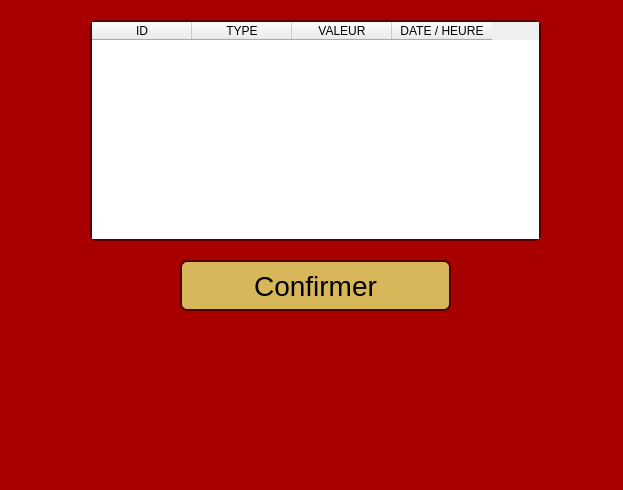
<?xml version="1.0" encoding="UTF-8"?>
<ui version="4.0">
 <class>vizualizareIstoric</class>
 <widget class="QDialog" name="vizualizareIstoric">
  <property name="geometry">
   <rect>
    <x>0</x>
    <y>0</y>
    <width>623</width>
    <height>490</height>
   </rect>
  </property>
  <property name="windowTitle">
   <string>Historique des transactions</string>
  </property>
  <property name="styleSheet">
   <string notr="true">QDialog{
background: rgb(168, 0, 0);
}</string>
  </property>
  <widget class="QTableWidget" name="istoricTable">
   <property name="geometry">
    <rect>
     <x>90</x>
     <y>20</y>
     <width>451</width>
     <height>221</height>
    </rect>
   </property>
   <property name="styleSheet">
    <string notr="true">QTableWidget{
border: 2px solid rgb(85, 0, 0);
border-radius:7px;
}</string>
   </property>
   <property name="columnCount">
    <number>4</number>
   </property>
   <column>
    <property name="text">
     <string>ID</string>
    </property>
   </column>
   <column>
    <property name="text">
     <string>TYPE</string>
    </property>
   </column>
   <column>
    <property name="text">
     <string>VALEUR</string>
    </property>
   </column>
   <column>
    <property name="text">
     <string>DATE / HEURE</string>
    </property>
   </column>
  </widget>
  <widget class="QPushButton" name="confirmButton">
   <property name="geometry">
    <rect>
     <x>180</x>
     <y>260</y>
     <width>271</width>
     <height>51</height>
    </rect>
   </property>
   <property name="styleSheet">
    <string notr="true">QPushButton{
border: 2px solid rgb(85, 0, 0);
border-radius:7px;
background: #D8B75A;
font-size: 28px;
}</string>
   </property>
   <property name="text">
    <string>Confirmer</string>
   </property>
  </widget>
  <widget class="QLabel" name="logo">
   <property name="geometry">
    <rect>
     <x>240</x>
     <y>330</y>
     <width>261</width>
     <height>121</height>
    </rect>
   </property>
   <property name="text">
    <string/>
   </property>
  </widget>
 </widget>
 <resources/>
 <connections/>
</ui>
